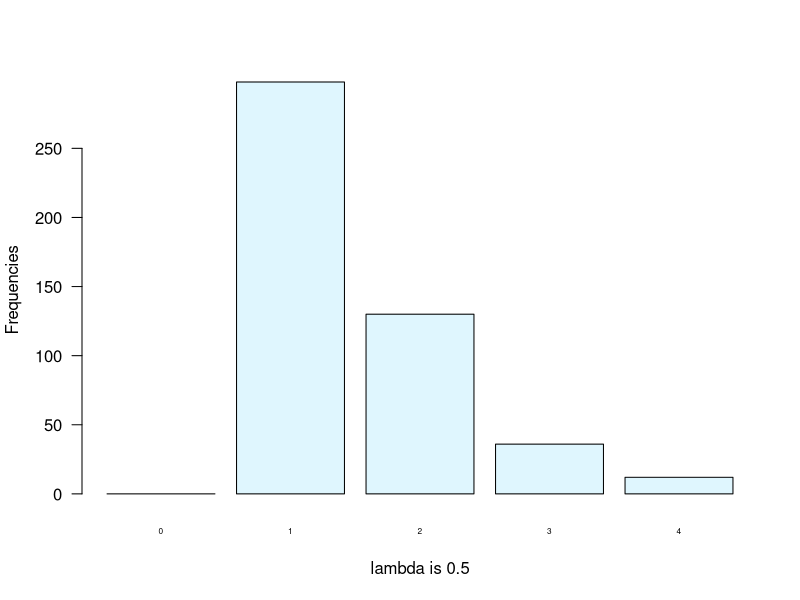
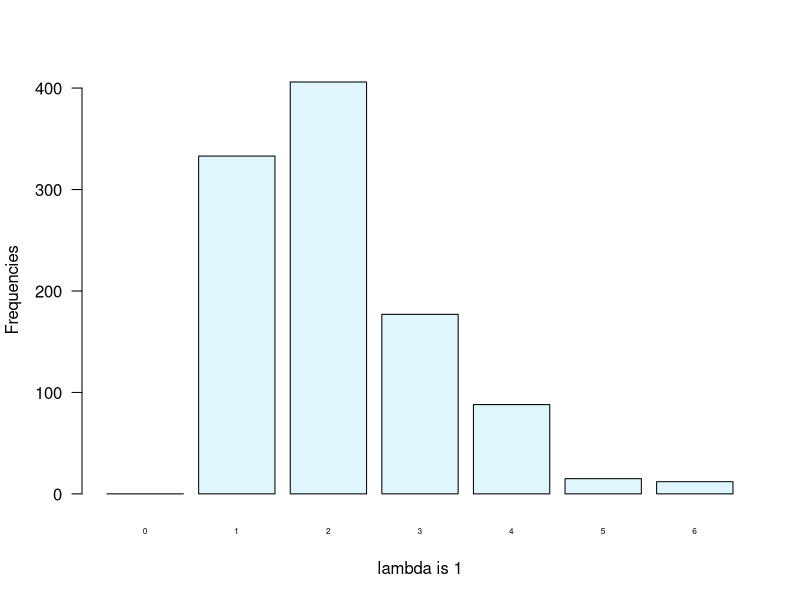
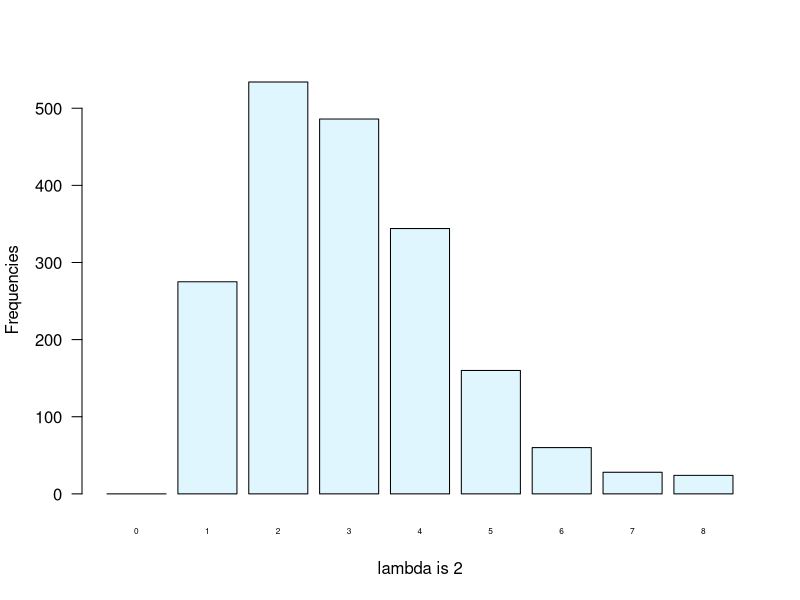
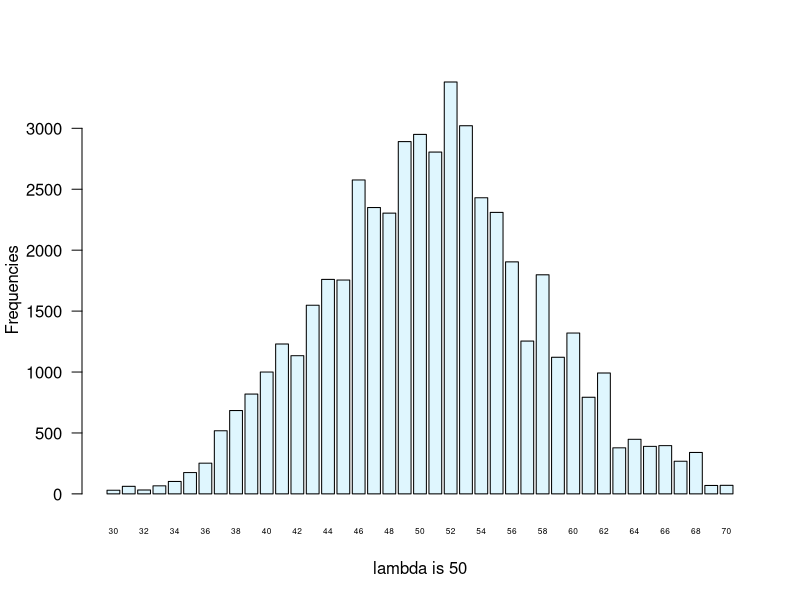

These figures' R source, in order:
## ---- chunk 1
pos.sample<- rpois(1000, 0.5)
pos.sample.df <-data.frame(pos.sample)
sampl.agg.df <- aggregate(pos.sample.df$pos.sample, by = list(rv = pos.sample.df$pos.sample) , FUN = sum)
barplot(sampl.agg.df$x~sampl.agg.df$rv, col=c("#ccf0fe9f"), horiz=FALSE, cex.names=0.5, las=1, width=1, 
        xlab="lambda is 0.5", ylab="Frequencies")

pos.sample<- rpois(1000, 1)
pos.sample.df <-data.frame(pos.sample)
sampl.agg.df <- aggregate(pos.sample.df$pos.sample, by = list(rv = pos.sample.df$pos.sample) , FUN = sum)
barplot(sampl.agg.df$x~sampl.agg.df$rv, col=c("#ccf0fe9f"), horiz=FALSE, cex.names=0.5, las=1, width=1, 
        xlab="lambda is 1", ylab="Frequencies")

pos.sample<- rpois(1000, 2)
pos.sample.df <-data.frame(pos.sample)
sampl.agg.df <- aggregate(pos.sample.df$pos.sample, by = list(rv = pos.sample.df$pos.sample) , FUN = sum)
barplot(sampl.agg.df$x~sampl.agg.df$rv, col=c("#ccf0fe9f"), horiz=FALSE, cex.names=0.5, las=1, width=1, 
        xlab="lambda is 2", ylab="Frequencies")
## ---- chunk 2
pos.sample<- rpois(1000, 50)
pos.sample.df <-data.frame(pos.sample)
sampl.agg.df <- aggregate(pos.sample.df$pos.sample, by = list(rv = pos.sample.df$pos.sample) , FUN = sum)
barplot(sampl.agg.df$x~sampl.agg.df$rv, col=c("#ccf0fe9f"), horiz=FALSE, cex.names=0.5, las=1, width=1, 
        xlab="lambda is 50", ylab="Frequencies")
